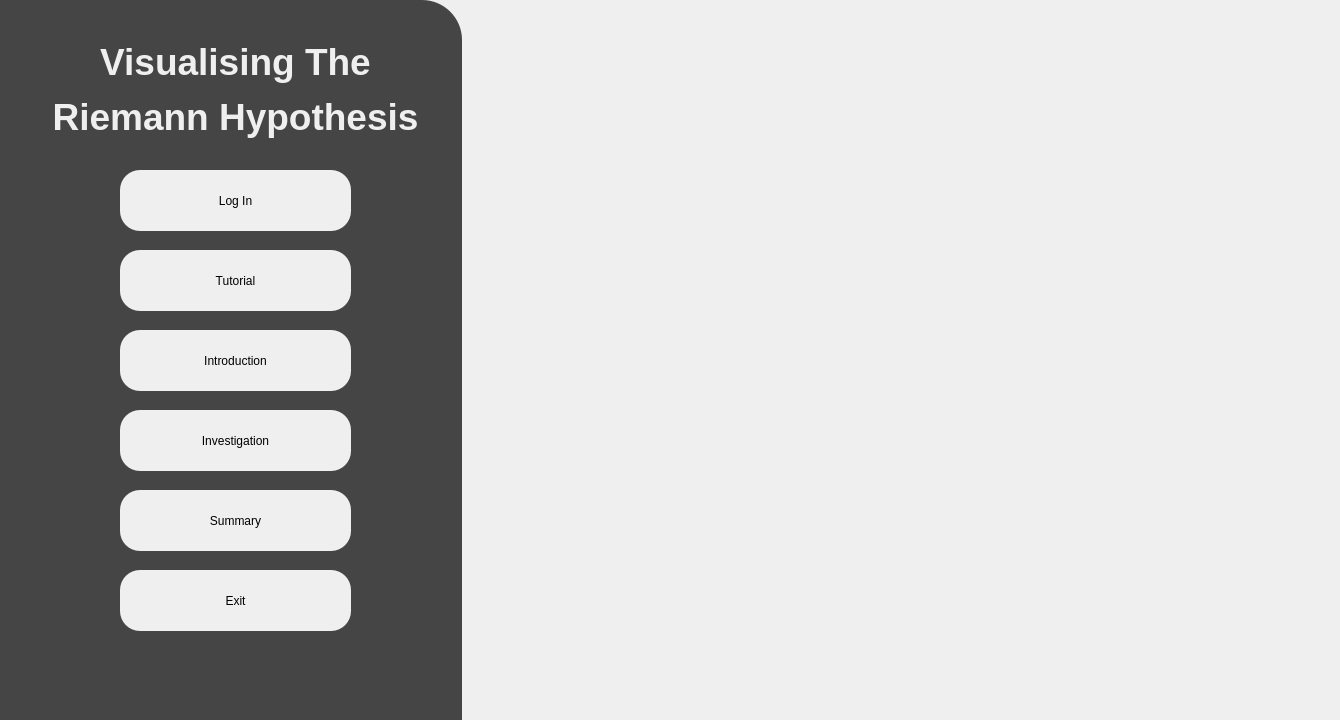
<?xml version="1.0" encoding="UTF-8"?>
<ui version="4.0">
 <class>MainMenu</class>
 <widget class="QDialog" name="MainMenu">
  <property name="enabled">
   <bool>true</bool>
  </property>
  <property name="geometry">
   <rect>
    <x>0</x>
    <y>0</y>
    <width>1340</width>
    <height>720</height>
   </rect>
  </property>
  <property name="sizePolicy">
   <sizepolicy hsizetype="Expanding" vsizetype="Expanding">
    <horstretch>0</horstretch>
    <verstretch>0</verstretch>
   </sizepolicy>
  </property>
  <property name="windowTitle">
   <string>Visualing The Riemann Hypothesis - Main Menu</string>
  </property>
  <widget class="QWidget" name="MainWidget" native="true">
   <property name="geometry">
    <rect>
     <x>0</x>
     <y>0</y>
     <width>1340</width>
     <height>720</height>
    </rect>
   </property>
   <property name="sizePolicy">
    <sizepolicy hsizetype="Expanding" vsizetype="Expanding">
     <horstretch>0</horstretch>
     <verstretch>0</verstretch>
    </sizepolicy>
   </property>
   <widget class="QWidget" name="SideWidget" native="true">
    <property name="geometry">
     <rect>
      <x>-50</x>
      <y>0</y>
      <width>512</width>
      <height>900</height>
     </rect>
    </property>
    <property name="styleSheet">
     <string notr="true">background-color:rgb(69, 69, 69) ;
border-radius:40px;</string>
    </property>
    <widget class="QLabel" name="Title">
     <property name="geometry">
      <rect>
       <x>100</x>
       <y>30</y>
       <width>371</width>
       <height>121</height>
      </rect>
     </property>
     <property name="styleSheet">
      <string notr="true">font: 36pt &quot;Sans Serif&quot;; color:rgb(239, 239, 239)</string>
     </property>
     <property name="text">
      <string>&lt;html&gt;&lt;head/&gt;&lt;body&gt;&lt;p align=&quot;center&quot;&gt;&lt;span style=&quot; font-size:28pt; font-weight:600;&quot;&gt;Visualising The&lt;/span&gt;&lt;/p&gt;&lt;p align=&quot;center&quot;&gt;&lt;span style=&quot; font-size:28pt; font-weight:600;&quot;&gt;Riemann Hypothesis&lt;/span&gt;&lt;/p&gt;&lt;/body&gt;&lt;/html&gt;</string>
     </property>
    </widget>
    <widget class="QPushButton" name="InvestigationButton">
     <property name="geometry">
      <rect>
       <x>170</x>
       <y>410</y>
       <width>231</width>
       <height>61</height>
      </rect>
     </property>
     <property name="cursor">
      <cursorShape>PointingHandCursor</cursorShape>
     </property>
     <property name="styleSheet">
      <string notr="true">background-color: rgb(239, 239, 239);
border-radius:20px;
font: 18pt &quot;Sans Serif&quot;;</string>
     </property>
     <property name="text">
      <string>Investigation</string>
     </property>
    </widget>
    <widget class="QPushButton" name="LogInButton">
     <property name="geometry">
      <rect>
       <x>170</x>
       <y>170</y>
       <width>231</width>
       <height>61</height>
      </rect>
     </property>
     <property name="cursor">
      <cursorShape>PointingHandCursor</cursorShape>
     </property>
     <property name="styleSheet">
      <string notr="true">background-color: rgb(239, 239, 239);
border-radius:20px;
font: 18pt &quot;Sans Serif&quot;;</string>
     </property>
     <property name="text">
      <string>Log In</string>
     </property>
     <property name="checkable">
      <bool>false</bool>
     </property>
     <property name="checked">
      <bool>false</bool>
     </property>
    </widget>
    <widget class="QPushButton" name="TutorialButton">
     <property name="geometry">
      <rect>
       <x>170</x>
       <y>250</y>
       <width>231</width>
       <height>61</height>
      </rect>
     </property>
     <property name="cursor">
      <cursorShape>PointingHandCursor</cursorShape>
     </property>
     <property name="styleSheet">
      <string notr="true">background-color: rgb(239, 239, 239);
border-radius:20px;
font: 18pt &quot;Sans Serif&quot;;</string>
     </property>
     <property name="text">
      <string>Tutorial</string>
     </property>
    </widget>
    <widget class="QPushButton" name="IntroductionButton">
     <property name="geometry">
      <rect>
       <x>170</x>
       <y>330</y>
       <width>231</width>
       <height>61</height>
      </rect>
     </property>
     <property name="cursor">
      <cursorShape>PointingHandCursor</cursorShape>
     </property>
     <property name="styleSheet">
      <string notr="true">background-color: rgb(239, 239, 239);
border-radius:20px;
font: 18pt &quot;Sans Serif&quot;;</string>
     </property>
     <property name="text">
      <string>Introduction</string>
     </property>
    </widget>
    <widget class="QPushButton" name="SummaryButton">
     <property name="geometry">
      <rect>
       <x>170</x>
       <y>490</y>
       <width>231</width>
       <height>61</height>
      </rect>
     </property>
     <property name="cursor">
      <cursorShape>PointingHandCursor</cursorShape>
     </property>
     <property name="styleSheet">
      <string notr="true">background-color: rgb(239, 239, 239);
border-radius:20px;
font: 18pt &quot;Sans Serif&quot;;</string>
     </property>
     <property name="text">
      <string>Summary</string>
     </property>
    </widget>
    <widget class="QPushButton" name="ExitButton">
     <property name="geometry">
      <rect>
       <x>170</x>
       <y>570</y>
       <width>231</width>
       <height>61</height>
      </rect>
     </property>
     <property name="cursor">
      <cursorShape>PointingHandCursor</cursorShape>
     </property>
     <property name="styleSheet">
      <string notr="true">background-color: rgb(239, 239, 239);
border-radius:20px;
font: 18pt &quot;Sans Serif&quot;;</string>
     </property>
     <property name="text">
      <string>Exit</string>
     </property>
    </widget>
   </widget>
   <widget class="QLabel" name="BackgroundImage">
    <property name="geometry">
     <rect>
      <x>0</x>
      <y>0</y>
      <width>1340</width>
      <height>720</height>
     </rect>
    </property>
    <property name="sizePolicy">
     <sizepolicy hsizetype="Expanding" vsizetype="Expanding">
      <horstretch>0</horstretch>
      <verstretch>0</verstretch>
     </sizepolicy>
    </property>
    <property name="text">
     <string/>
    </property>
    <property name="pixmap">
     <pixmap>../media/zeta-graph.jpg</pixmap>
    </property>
    <property name="scaledContents">
     <bool>true</bool>
    </property>
   </widget>
   <zorder>BackgroundImage</zorder>
   <zorder>SideWidget</zorder>
  </widget>
 </widget>
 <resources/>
 <connections/>
</ui>
